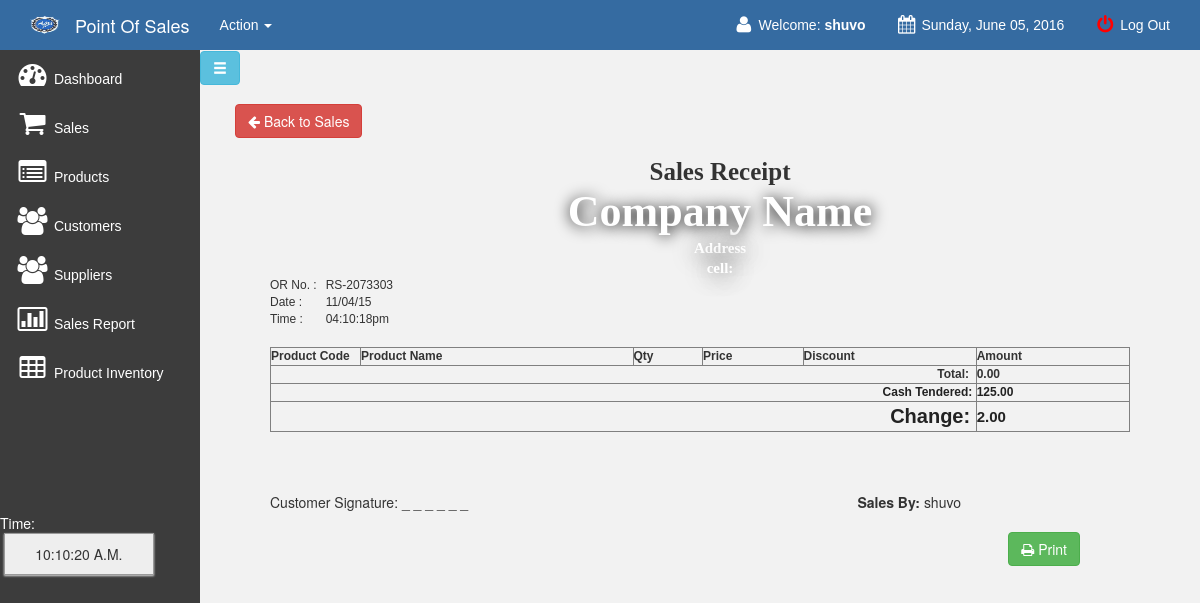
Page /main/previewCopy.php?invoice=RS-2073303 (signed in) on the committed database.
### tables this page shows
CREATE TABLE IF NOT EXISTS `sales` (
  `transaction_id` int(11) NOT NULL AUTO_INCREMENT,
  `invoice_number` varchar(100) NOT NULL,
  `cashier` varchar(100) NOT NULL,
  `date` varchar(100) NOT NULL,
  `type` varchar(100) NOT NULL,
  `amount` varchar(100) NOT NULL,
  `profit` varchar(100) NOT NULL,
  `due_date` varchar(100) NOT NULL,
  `name` varchar(100) NOT NULL,
  `balance` varchar(100) NOT NULL,
  PRIMARY KEY (`transaction_id`)
);

### main/previewCopy.php (the view, shortened to what this page needs)
<!DOCTYPE html>
<html>
<head>
	<link href="css/bootstrap.min.css" rel="stylesheet">
    <link rel="stylesheet" type="text/css" href="css/DT_bootstrap.css">
	<link rel="stylesheet" href="css/font-awesome.min.css">
	<link href="../style.css" media="screen" rel="stylesheet" type="text/css" />
	<link href="src/facebox.css" media="screen" rel="stylesheet" type="text/css" />
	<link href="css/simple-sidebar.css" rel="stylesheet">
<?php
$invoice=$_GET['invoice'];
include('../connect.php');
$result = $db->prepare("SELECT * FROM sales WHERE invoice_number = :userid");
$result->bindParam(':userid', $invoice);
$result->execute();
for($i=0; $row = $result->fetch(); $i++){
$invoice=$row['invoice_number'];
$date=$row['date'];
$cash=$row['due_date'];
$pt=$row['type'];
$am=$row['amount'];
if($pt=='cash'){
$cash=$row['due_date'];
$amount=$cash-$am;
}
}
?>
<?php
function createRandomPassword() {
	$chars = "003232303232023232023456789";
	$i = 0;
	$pass = '' ;
	while ($i <= 7) {
		$num = rand() % 33;
		$tmp = substr($chars, $num, 1);
		$pass = $pass . $tmp;
		$i++;
	}
	return $pass;
}
$finalcode='RS-'.createRandomPassword();
?>
<div id="wrapper">
<?php include('navfixed.php');?>
	    <div id="sidebar-wrapper" style="background-color: #3C3C3C !important;">
			<ul class="nav nav-list">
				<li class="active"><a href="index.php"><i class="icon-dashboard icon-2x"></i> Dashboard </a></li>
				<li><a href="sales.php?id=cash&invoice=<?php echo $finalcode ?>"><i class="icon-shopping-cart icon-2x"></i> Sales</a>  </li>
				<li><a href="products.php?id=cashh&invoice=<?php echo $finalcode ?>&page=<?php echo "1";?>"><i class="icon-list-alt icon-2x"></i> Products</a></li>
				<li><a href="customer.php"><i class="icon-group icon-2x"></i> Customers</a></li>
				<li><a href="supplier.php"><i class="icon-group icon-2x"></i> Suppliers</a></li>
				<li><a href="salesreport.php?d1=0&d2=0"><i class="icon-bar-chart icon-2x"></i> Sales Report</a></li>
				<li><a href="sales_inventory.php"><i class="icon-table icon-2x"></i> Product Inventory</a></li>
				<br><br><br><br><br><br>
				<li>
				<div class="hero-unit-clock">
					<form name="clock">
						<font color="white">Time: <br></font>&nbsp;<input style="width:150px;" type="submit" class="trans" name="face" value="">
					</form>
				</div>
				</li>
			</ul>
		</div>
		<a href="#menu-toggle" class="btn btn-info glyphicon glyphicon-menu-hamburger" id="menu-toggle"></a>
<div id="page-content-wrapper">
	<div class="container-fluid">
	<div class="row">
		<div class="col-lg-12">
	<a href="sales.php?id=cash&invoice=<?php echo $finalcode ?>"><button class="btn btn-danger"><i class="icon-arrow-left"></i> Back to Sales</button></a>
<div class="content" id="content">
<div style="margin: 0 auto; padding: 20px; width: 900px; font-weight: normal;">
	<div style="width: 100%; height: 190px;" >
	<div style="width: 900px; float: left;">
	<center><div style="font:bold 25px 'Aleo';">Sales Receipt</div>
		<font style=" font:bold 44px 'Aleo'; text-shadow:1px 1px 15px #000; color:#fff;">
		Company Name
		</font></br>
		<font style=" font:bold 15px 'Aleo'; text-shadow:1px 1px 25px #000; color:#fff;">Address</br>cell: </center></font>
	</div>
	<div style="width: 136px; float: left; height: 70px;">
	<table cellpadding="3" cellspacing="0" style="font-family: arial; font-size: 12px;text-align:left;width : 100%;">
		<tr>
			<td>OR No. :</td>
			<td><?php echo $invoice ?></td>
		</tr>
		<tr>
			<td>Date :</td>
			<td><?php echo $date ?></td>
		</tr>
		<tr>
			<td>Time :</td>
			<td><?php
			echo date("h:i:sa"); ?></td>
		</tr>
	</table>
	</div>
	</div>
	<div style="width: 100%; margin-top:-70px;">
	<table border="1" cellpadding="4" cellspacing="0" style="font-family: arial; font-size: 12px;	text-align:left;" width="100%">
		<thead>
			<tr>
				<th width="90"> Product Code </th>
				<th> Product Name </th>
				<th> Qty </th>
				<th> Price </th>
				<th> Discount </th>
				<th> Amount </th>
			</tr>
		</thead>
		<tbody>
				<tr>
					<td colspan="5" style=" text-align:right;"><strong style="font-size: 12px;">Total: &nbsp;</strong></td>
					<td colspan="2"><strong style="font-size: 12px;">
					<?php
					$sdsd=$_GET['invoice'];
					$resultas = $db->prepare("SELECT sum(amount) FROM sales_order WHERE invoice= :a");
					$resultas->bindParam(':a', $sdsd);
					$resultas->execute();
					for($i=0; $rowas = $resultas->fetch(); $i++){
					$fgfg=$rowas['sum(amount)'];
					echo formatMoney($fgfg, true);
					}
					?>
					</strong></td>
				</tr>
				<?php if($pt=='cash'){
				?>
				<tr>
					<td colspan="5"style=" text-align:right;"><strong style="font-size: 12px; color: #222222;">Cash Tendered:&nbsp;</strong></td>
					<td colspan="2"><strong style="font-size: 12px; color: #222222;">
					<?php
					echo formatMoney($cash, true);
					?>
					</strong></td>
				</tr>
				<?php
				}
				?>
				<tr>
					<td colspan="5" style=" text-align:right;"><strong style="font-size: 12px; color: #222222;">
					<font style="font-size:20px;">
					<?php
					if($pt=='cash'){
					echo 'Change:';
					}
					?>&nbsp;
					</strong></td>
					<td colspan="2"><strong style="font-size: 15px; color: #222222;">
					<?php
					function formatMoney($number, $fractional=false) {
						if ($fractional) {
							$number = sprintf('%.2f', $number);
						}
						while (true) {
							$replaced = preg_replace('/(-?\d+)(\d\d\d)/', '$1,$2', $number);
							if ($replaced != $number) {
								$number = $replaced;
							} else {
								break;
							}
						}
						return $number;
					}
					if($pt=='cash'){
					echo formatMoney($amount, true);
					}
					?>
					</strong></td>
				</tr>
		</tbody>
	</table>
	<div class="footer">
		<table>
			<tr>
				<td  width="85%"><div class="pull-left">Customer Signature: _ _ _ _ _ _</div></td>
				<td width="20%" style="text-align:right;"> <font style="font-weight: bold;">Sales By: </font><?php echo $_SESSION['SESS_LOGIN_NAME'];?></td>
			</tr>
		</table>
	</div>
	</div>
	</div>
	</div>
	</div>
	<div class="pull-right" style="margin-right:100px;">
		<a href="javascript:Clickheretoprint()" style="font-size:20px;"><button class="btn btn-success btn-large"><i class="icon-print"></i> Print</button></a>
	</div>
</div>
</div>
</body>
	<?php include('footer.php');?>
</html>

### style.css (style rules this page uses)
ul li a { color: #fff; font-family: 'Source Sans Pro', sans-serif; font-weight: normal; margin: 0; }
input { border: 1px solid #999; background: #EEEEEE; padding: 10px; box-shadow:0 1px 2px #ddd; -moz-box-shadow:0 1px 2px #ddd; -webkit-box-shadow:0 1px 2px #ddd; }

### main/css/simple-sidebar.css (style rules this page uses)
#wrapper { padding-left: 0; -webkit-transition: all 0.5s ease; -moz-transition: all 0.5s ease; -o-transition: all 0.5s ease; transition: all 0.5s ease; }
#sidebar-wrapper { z-index: 1000; position: fixed; left: 200px; width: 0; height: 100%; margin-left: -200px; overflow-y: auto; background: #F8F8F8; -webkit-transition: all 0.5s ease; -moz-transition: all 0.5s ease; -o-transition: all 0.5s ease; transition: all 0.5s ease; }
#page-content-wrapper { width: 100%; position: absolute; padding: 15px; }
@media (min-width:768px) { #wrapper { padding-left: 200px; } }
@media (min-width:768px) { #sidebar-wrapper { width: 200px; } }
@media (min-width:768px) { #page-content-wrapper { padding: 20px; position: relative; } }

### rows in the picture
sales: invoice_number "RS-2073303", date "11/04/15", due_date "125.00", formatMoney($amount, true) "2.00"

### other values in the picture
$_SESSION['SESS_LOGIN_NAME'] "shuvo"
$new "Sunday, June 05, 2016"
formatMoney($fgfg, true) "0.00"
